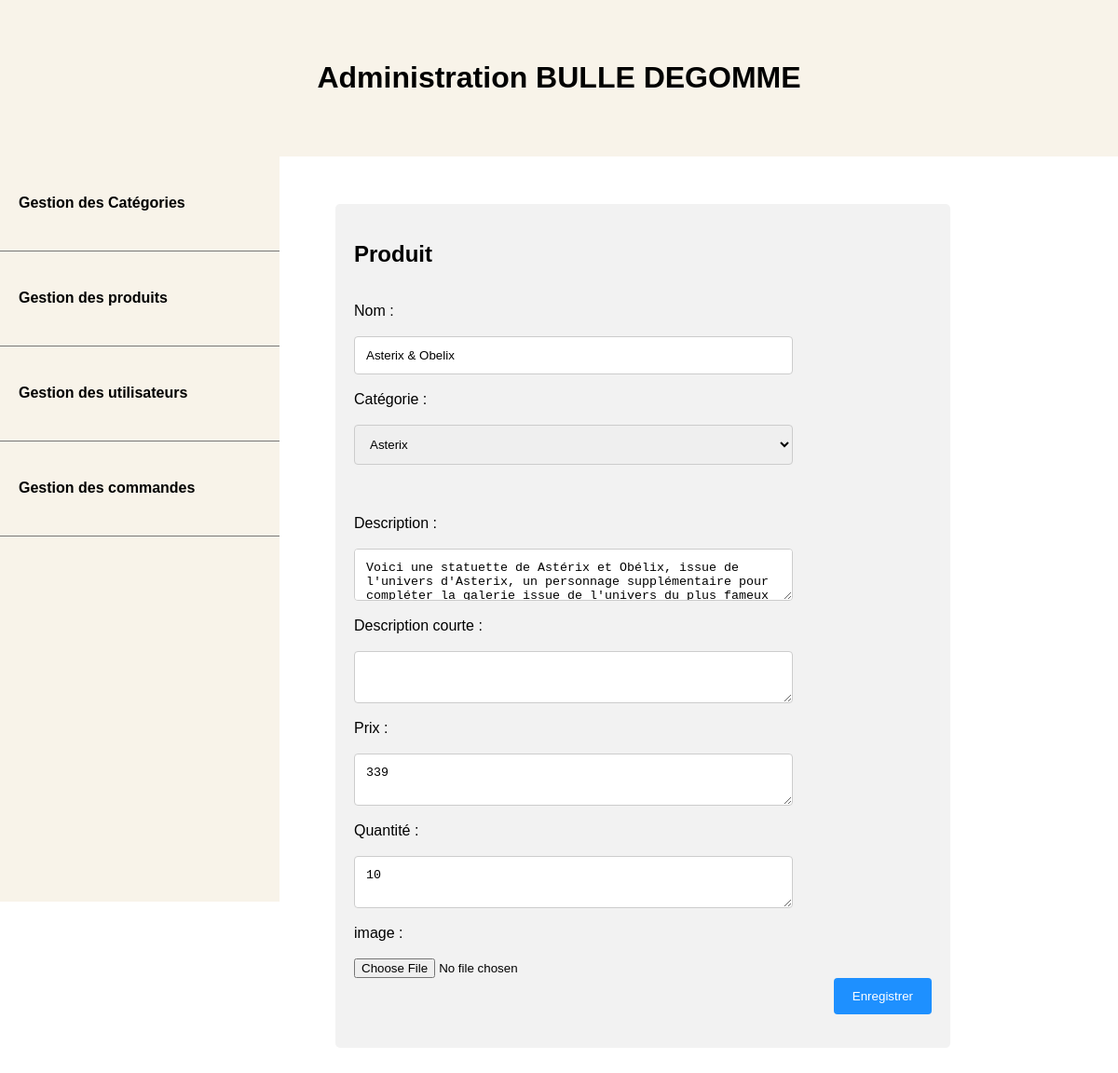
The page /admin/index.php?controller=products&action=edit&id=3 on the database as committed earlier.
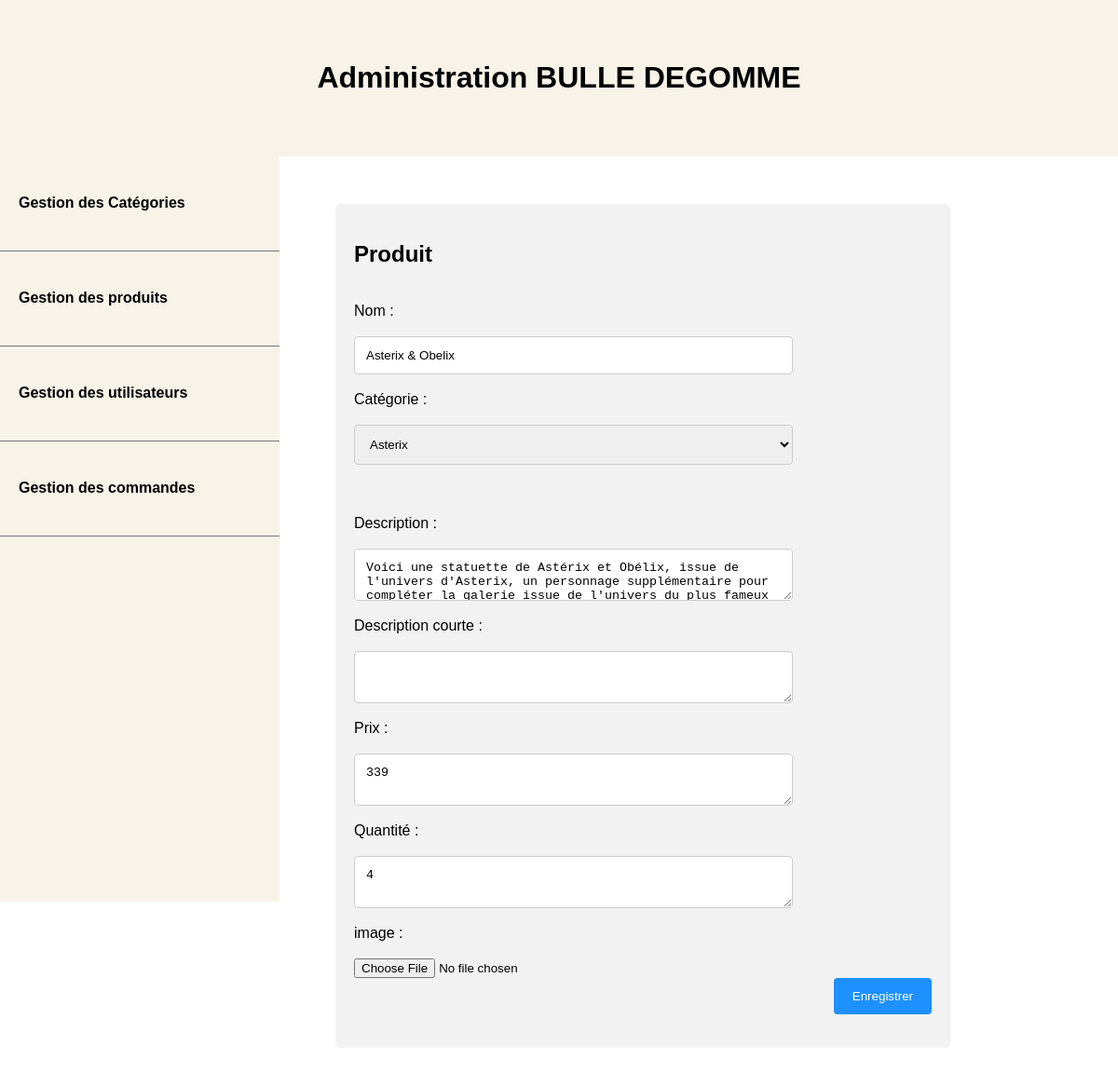
The same page on the database as committed later.
### tables this page shows
CREATE TABLE IF NOT EXISTS `products` (
  `id` int(11) NOT NULL AUTO_INCREMENT,
  `name` varchar(255) NOT NULL,
  `image` varchar(255) DEFAULT NULL,
  `description` varchar(255) NOT NULL,
  `short_description` varchar(255) NOT NULL,
  `price` float NOT NULL,
  `category_id` int(11) DEFAULT NULL,
  `quantity` int(11) NOT NULL,
  PRIMARY KEY (`id`),
  KEY `category_id` (`category_id`)
);

CREATE TABLE IF NOT EXISTS `categories` (
  `id` int(11) NOT NULL AUTO_INCREMENT,
  `name` varchar(255) NOT NULL,
  `description` text NOT NULL,
  PRIMARY KEY (`id`)
);

### admin/models/Product.php (called while the page is built, shortened)
<?php
function getProduct($id){
        $db = dbConnect();
        $query = $db->prepare('SELECT * FROM products WHERE id = ?');
        $query->execute([$id]);
        $result = $query->fetch();
        return $result;
}

### admin/models/Category.php (called while the page is built, shortened)
<?php
function getAllCategories()
{
    $db = dbConnect();
    $query = $db->prepare('SELECT * FROM categories');
    $query->execute();
    $categories =  $query->fetchAll();
    return $categories;
}

### admin/views/productForm.php (the view, shortened to what this page needs)
<?php require ('partials/header.php'); ?>
<?php require 'partials/head_assets.php'; ?>
<?php require ('partials/menu.php'); ?>
    <div class="container">
        <h2>Produit </h2>
        <form action="index.php?controller=products&action=<?= isset($product) || (isset($_SESSION['old_inputs']) && $_GET['action'] == 'edit') ? 'edit&id='. $_GET['id'] : 'add' ?>" method="post" enctype="multipart/form-data">
            <div class="row">
                <div class="col-25">
                    <label for="name">Nom :</label>
                </div>
                <div class="col-75">
                    <input  type="text" name="name" id="name" value="<?= isset($_SESSION[
                        'old_inputs']) ? $_SESSION['old_inputs']['name'] : '' ?><?= isset($product) ? htmlspecialchars($product['name']):''?>"
                </div>
            </div>
            <div class="row">
                <div class="col-25">
                    <label for="label_id">Catégorie :</label>
                </div>
                <div class="col-75">
                    <select name ="category_id" id ="category_id">
                        <?php
                        foreach ($categories as $category):?>
                            <option value ="<?= $category['id'];?>"<?php if(isset($product)&& $product['category_id']==
                            $category['id']):?>selected="selected"<?php endif;?>><?= htmlspecialchars($category['name']);?></option>
                        <?php endforeach;?>
                    </select>
                </div>
            </div>
            <div class="row">
                <div class="col-25">
                    <label for="biography">Description :</label>
                </div>
                <div class="col-75">
                    <textarea name="description" id="description"><?= isset($_SESSION[
                    'old_inputs']) ? $_SESSION['old_inputs']['description'] : '' ?><?= isset($product) ? htmlspecialchars($product['description']):''?>
                    </textarea>
                </div>
            </div>
            <div class="row">
                <div class="col-25">
                    <label for="short_description">Description courte :</label>
                </div>
                <div class="col-75">
                    <textarea name="short_description" id="short_description"><?= isset($_SESSION[
                            'old_inputs']) ? $_SESSION['old_inputs']['short_description'] : '' ?><?= isset($product) ?htmlspecialchars($product['short_description']):''?>
                    </textarea>
                </div>
            </div>
            <div class="row">
                <div class="col-25">
                    <label for="price">Prix :</label>
                </div>
                <div class="col-75">
                    <textarea name="price" id="price"><?= isset($_SESSION['old_inputs']) ? $_SESSION['old_inputs']['price'] :'' ?><?= isset($product) ? htmlspecialchars($product['price']):''?></textarea>
                </div>
            </div>
            <div class="row">
                <div class="col-25">
                    <label for="quantity">Quantité :</label>
                </div>
                <div class="col-75">
                    <textarea name="quantity" id="quantity"><?= isset($_SESSION['old_inputs']) ? $_SESSION['old_inputs']['quantity'] : '' ?><?= isset($product) ? htmlspecialchars($product['quantity']):''?></textarea>
                </div>
            </div>
            <div class="row">
                <div class="col-25">
                    <label for="image">image :</label>
                </div>
                <div class="col-75">
                    <input type="file" name="image" id="image" /><br>
                </div>
            </div>
            <div class="row">
                <input type="submit" value="Enregistrer">
            </div>
        </form>
    </div>
</body>
</html>

Rows that differ between the two databases and show on the page:
changed products "Asterix & Obelix": quantity "10" → "4"
